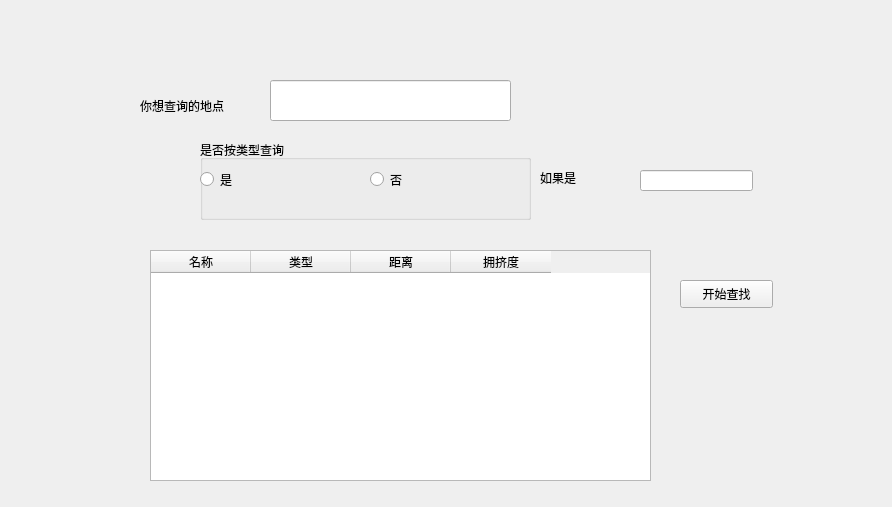
<?xml version="1.0" encoding="UTF-8"?>
<ui version="4.0">
 <class>insidesearch</class>
 <widget class="QWidget" name="insidesearch">
  <property name="geometry">
   <rect>
    <x>0</x>
    <y>0</y>
    <width>892</width>
    <height>507</height>
   </rect>
  </property>
  <property name="windowTitle">
   <string>Form</string>
  </property>
  <widget class="QLineEdit" name="place">
   <property name="geometry">
    <rect>
     <x>270</x>
     <y>80</y>
     <width>241</width>
     <height>41</height>
    </rect>
   </property>
  </widget>
  <widget class="QLineEdit" name="type">
   <property name="geometry">
    <rect>
     <x>640</x>
     <y>170</y>
     <width>113</width>
     <height>21</height>
    </rect>
   </property>
  </widget>
  <widget class="QLabel" name="label">
   <property name="geometry">
    <rect>
     <x>140</x>
     <y>80</y>
     <width>121</width>
     <height>51</height>
    </rect>
   </property>
   <property name="text">
    <string>你想查询的地点</string>
   </property>
  </widget>
  <widget class="QGroupBox" name="yeseOrNo">
   <property name="geometry">
    <rect>
     <x>200</x>
     <y>140</y>
     <width>331</width>
     <height>80</height>
    </rect>
   </property>
   <property name="title">
    <string>是否按类型查询</string>
   </property>
   <widget class="QRadioButton" name="yes">
    <property name="geometry">
     <rect>
      <x>0</x>
      <y>30</y>
      <width>115</width>
      <height>19</height>
     </rect>
    </property>
    <property name="text">
     <string>是</string>
    </property>
   </widget>
   <widget class="QRadioButton" name="no">
    <property name="geometry">
     <rect>
      <x>170</x>
      <y>30</y>
      <width>115</width>
      <height>19</height>
     </rect>
    </property>
    <property name="text">
     <string>否</string>
    </property>
   </widget>
  </widget>
  <widget class="QTableWidget" name="table1">
   <property name="geometry">
    <rect>
     <x>150</x>
     <y>250</y>
     <width>501</width>
     <height>231</height>
    </rect>
   </property>
   <column>
    <property name="text">
     <string>名称</string>
    </property>
   </column>
   <column>
    <property name="text">
     <string>类型</string>
    </property>
   </column>
   <column>
    <property name="text">
     <string>距离</string>
    </property>
   </column>
   <column>
    <property name="text">
     <string>拥挤度</string>
    </property>
   </column>
  </widget>
  <widget class="QLabel" name="label_2">
   <property name="geometry">
    <rect>
     <x>540</x>
     <y>170</y>
     <width>72</width>
     <height>15</height>
    </rect>
   </property>
   <property name="text">
    <string>如果是</string>
   </property>
  </widget>
  <widget class="QPushButton" name="start">
   <property name="geometry">
    <rect>
     <x>680</x>
     <y>280</y>
     <width>93</width>
     <height>28</height>
    </rect>
   </property>
   <property name="text">
    <string>开始查找</string>
   </property>
  </widget>
 </widget>
 <resources/>
 <connections/>
</ui>
